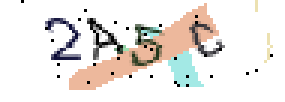
#> input picture test_verify_code/2A5C.png, 95 x 34 px (shown 3 times larger)
$ python v_code.py
#> lines starting #> are read from the running program, lines starting #| are printed output that depends on the picture; after the words box and inside, x2 and y2 are one past the last pixel; in counts of white or black regions, pixels touching at a corner belong together
from PIL import Image
import pytesseract

# load a color image
im = Image.open('2A5C.png')
#> im is the input picture: PIL image 95x34 RGBA; mean R, G, B, A 234.8, 230.8, 227.3, 255


# convert to grey level image
Lim = im.convert('L')
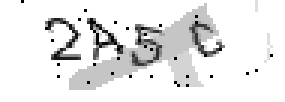
#> Lim: PIL image 95x34 L (shown 3 times larger); min 0, max 255, mean 231.6
# Lim.save('fun_Level.jpg')

# setup a converting table with constant threshold
high_threshold = 70
low_threshold = 10
table = []
for i in range(256):
    if i < low_threshold:
        table.append(1)
    elif i > high_threshold:
        table.append(1)
    else:
        table.append(0)


# convert to binary image by the table
bim = Lim.point(table, '1')
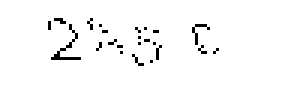
#> bim: PIL image 95x34 1 (shown 3 times larger); 97.3% white; black in thin lines or dots, all inside (x1, y1, x2, y2) = (16, 6, 73, 22)
bim.show()
# bim.save('fun_binary.jpg')
import os
os.chdir("C:\Program Files (x86)\Tesseract-OCR")
#> (the run stopped early here; a loop or call above may not have finished)

$ run again, with test_verify_code/12345.png copied over test_verify_code/2A5C.png
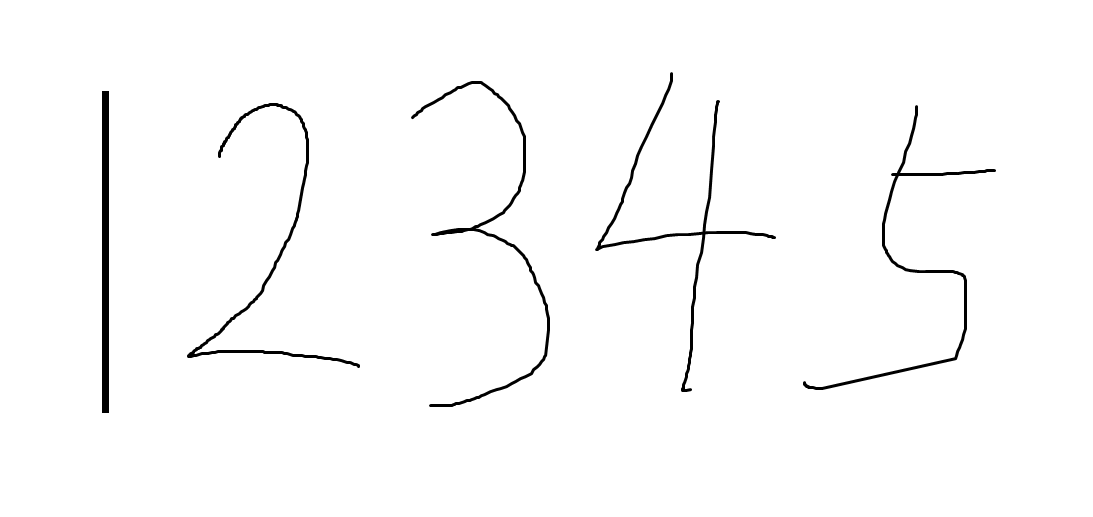
#> input picture test_verify_code/12345.png, 1093 x 517 px
#> im is the input picture: PIL image 1093x517 RGB; min 0, max 255, mean 250.7
#> `bim = Lim.point(table, '1')`:
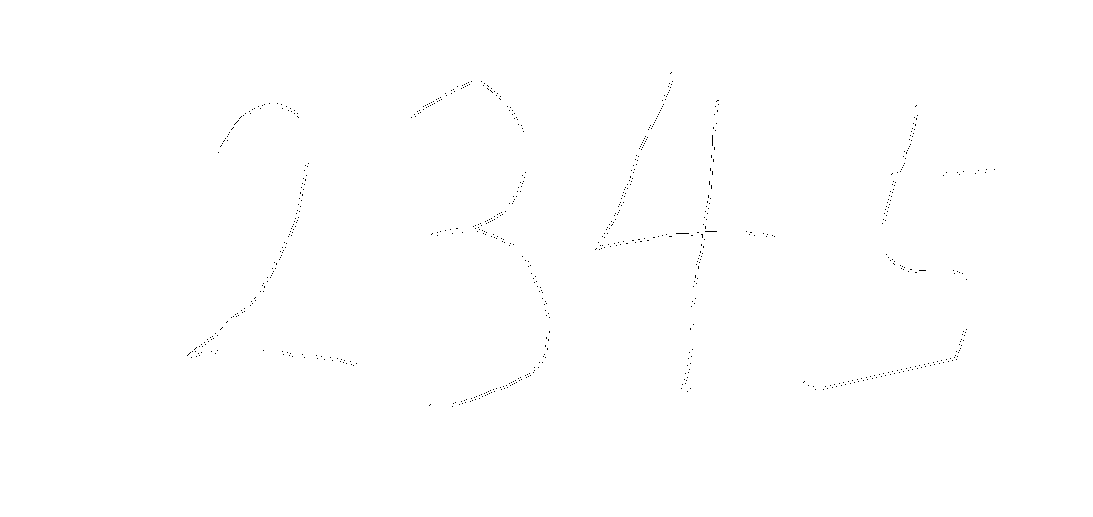
#> bim: PIL image 1093x517 1; 99.8% white; black in thin lines or dots, all inside (x1, y1, x2, y2) = (187, 72, 995, 407)
